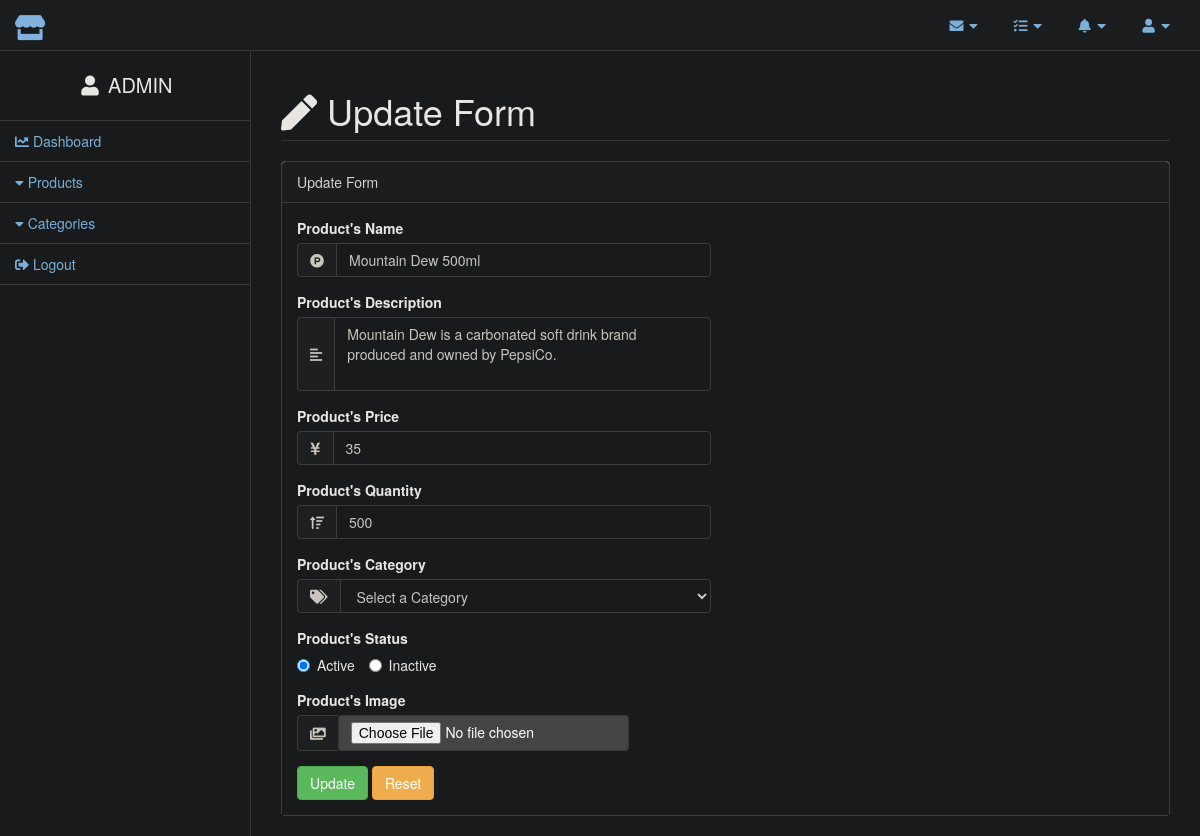
Page /update_item.php?id=32 (signed in) on the committed database.
### tables this page shows
CREATE TABLE `inventory` (
  `id` int(11) NOT NULL,
  `product_name` varchar(255) NOT NULL,
  `product_description` varchar(500) NOT NULL,
  `product_price` int(11) NOT NULL,
  `product_quantity` int(11) NOT NULL,
  `category` tinytext NOT NULL,
  `status` tinytext NOT NULL,
  `image` varchar(255) NOT NULL
);

### update_item_form.php (the view, shortened to what this page needs)
<div class="row">
    <div class="col-lg-12">
        <div class="panel panel-default">
            <div class="panel-heading">
                Update Form
            </div>
            <div class="panel-body">
                <div class="row">
                    <div class="col-lg-6">
                        <form class="cmxform" role="form" id="update_form" action="<?php echo htmlspecialchars($_SERVER["PHP_SELF"]);?>" method="post" enctype="multipart/form-data">
                            <div class="form-group">
                                <label for="product_name">Product's Name</label>
                                <div class="input-group">
                                    <span class="input-group-addon"><i class="fab fa-product-hunt"></i></span>
                                    <input type="text" id="product_name" name="product_name" class="form-control" value="<?php echo $product_name;?>"/>
                                </div>
                            </div>
                            <div class="form-group">
                                <label for="product_des">Product's Description</label>
                                <div class="input-group">
                                    <span class="input-group-addon"><i class="fas fa-align-left"></i></span>
                                    <textarea class="form-control" rows="3" style="resize: none;" id="product_des" name="product_des"><?php echo $product_des;?></textarea>
                                </div>
                            </div>
                            <div class="form-group">
                                <label for="product_price">Product's Price</label>
                                <div class="input-group">
                                    <span class="input-group-addon"><i class="fas fa-yen-sign"></i></span>
                                    <input type="number" id="product_price" name="product_price" class="form-control" min="1" value="<?php echo $product_price;?>"/>
                                </div>
                            </div>
                            <div class="form-group">
                                <label for="product_quantity">Product's Quantity</label>
                                <div class="input-group">
                                    <span class="input-group-addon"><i class="fas fa-sort-amount-up"></i></span>
                                    <input type="number" id="product_quantity" name="product_quantity" class="form-control" min="0" value="<?php echo $product_quantity;?>"/>
                                </div>
                            </div>
                            <div class="form-group">
                                <label for="category">Product's Category</label>
                                <div class="input-group">
                                    <span class="input-group-addon"><i class="fas fa-tags"></i></span>
                                    <select id="category" name="category" class="form-control">
                                        <option value="default">Select a Category</option>
                                    </select>
                                </div>
                            </div>
                            <div class="form-group">
                                <label>Product's Status</label>
                                <br>
                                <label class="radio-inline">
                                    <input type="radio" name="product_status" id="active_product" value="Active" checked/>Active
                                </label>
                                <label class="radio-inline">
                                    <input type="radio" name="product_status" id="inactive_product" value="Inactive"/>Inactive
                                </label>
                            </div>
                            <div class="form-group">
                                <label for="product_image">Product's Image</label>
                                <div class="input-group">
                                    <span class="input-group-addon"><i class="fas fa-images"></i></span>
                                    <input type="file" name="product_image" id="product_image" class="btn btn-github">
                                </div>
                            </div>
                            <button type="submit" class="btn btn-success" name="update">Update</button>
                            <button type="reset" class="btn btn-warning">Reset</button>
                        </form>
                    </div>
                </div>
            </div>
        </div>
    </div>
</div>

### rows in the picture
inventory: product_name "Mountain Dew 500ml", product_des "Mountain Dew is a carbonated soft drink brand produced and owned by PepsiCo.", product_price "35", product_quantity "500"

### other values in the picture
$_SESSION['username'] "ADMIN"
